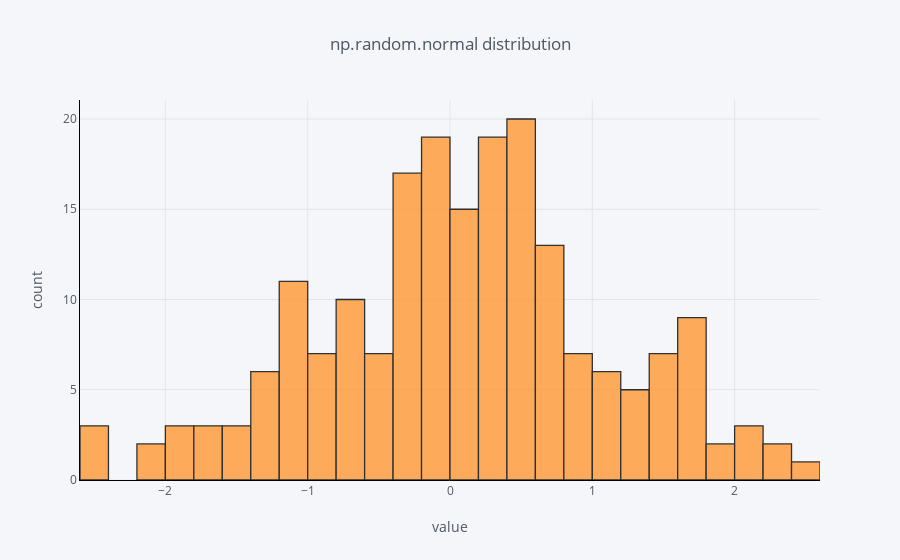

Notebook code for this chart:
### Code cell
df['value1'].iplot(
    kind='hist',
    bins=30,
    xTitle='value',
    linecolor='black',
    yTitle='count',
    title='np.random.normal distribution')

### Figure 1 — Plotly figure (JSON) as saved in the notebook; plotly's stock layout.template omitted (floating-point values rounded to 4 significant figures; data arrays with more than 128 entries replaced by an {"elided": "..."} marker saying what was removed)
{"data": [{"histfunc": "count", "histnorm": "", "marker": {"color": "rgba(255, 153, 51, 1.0)", "line": {"color": "#000000", "width": 1.3}}, "name": "value1", "nbinsx": 30, "opacity": 0.8, "orientation": "v", "type": "histogram", "uid": "133cb865-820f-42ad-af18-de1f116001b0", "x": {"elided": "200 float values"}}], "layout": {"barmode": "overlay", "legend": {"bgcolor": "#F5F6F9", "font": {"color": "#4D5663"}}, "paper_bgcolor": "#F5F6F9", "plot_bgcolor": "#F5F6F9", "title": {"font": {"color": "#4D5663"}, "text": "np.random.normal distribution"}, "xaxis": {"gridcolor": "#E1E5ED", "linecolor": "black", "showgrid": true, "tickfont": {"color": "#4D5663"}, "title": {"font": {"color": "#4D5663"}, "text": "value"}, "zerolinecolor": "#E1E5ED"}, "yaxis": {"gridcolor": "#E1E5ED", "linecolor": "black", "showgrid": true, "tickfont": {"color": "#4D5663"}, "title": {"font": {"color": "#4D5663"}, "text": "count"}, "zerolinecolor": "#E1E5ED"}}}
